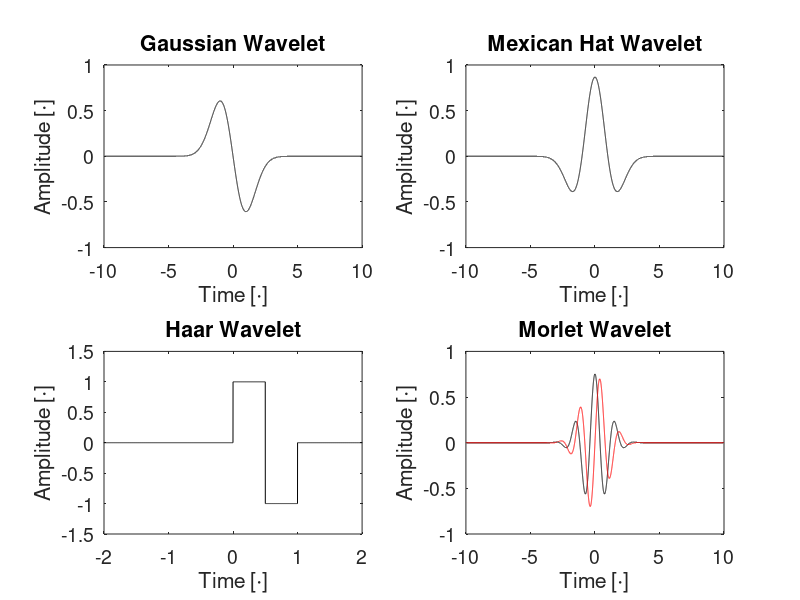
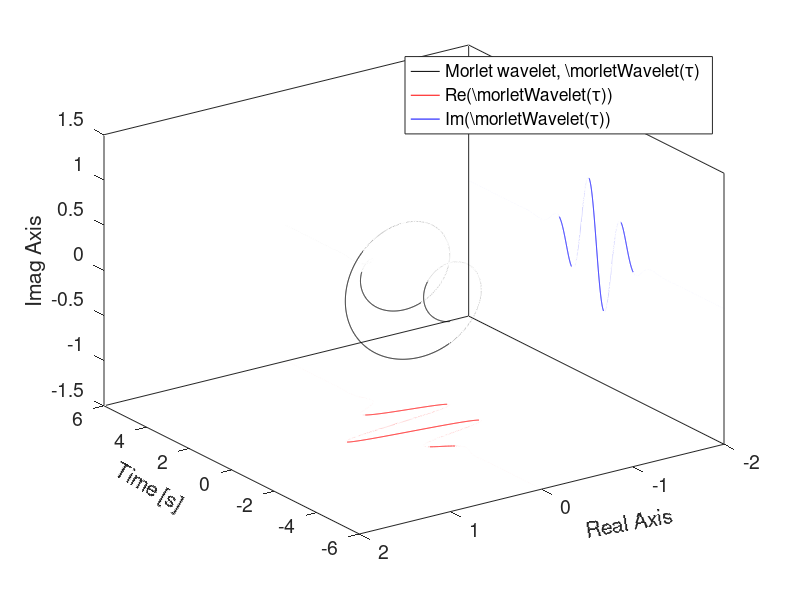
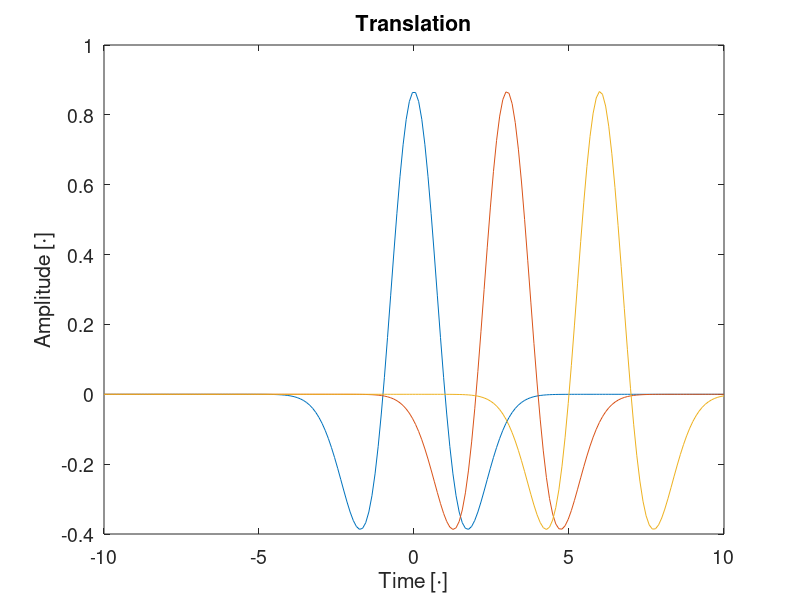
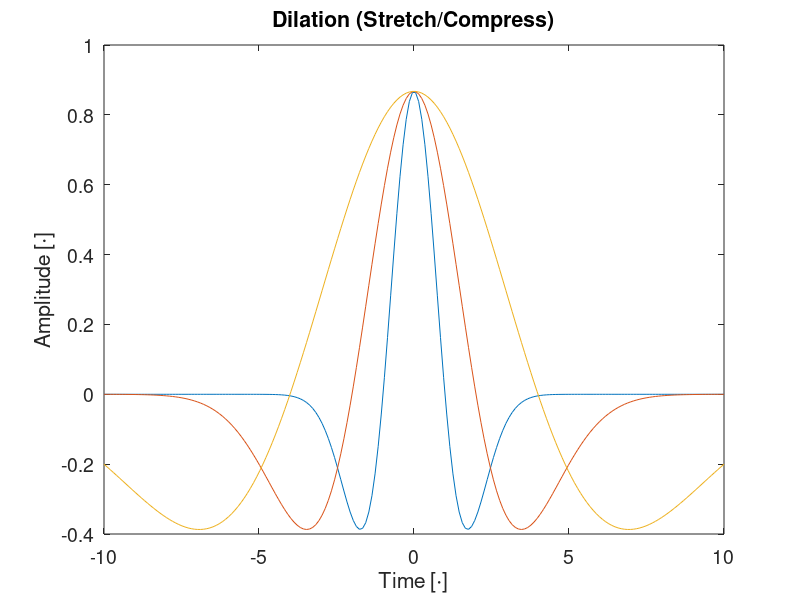

These figures' MATLAB source, in order:


clc,clear,close all

t = -10:1e-3:10;

gaussianWavelet = -t.*exp(-t.^2./2);

mexicanHatWavelet = (2/(sqrt(3)*pi^0.25))*exp(-t.^2/2).*(1-t.^2);

haarWavelet = 0*t;
haarWavelet(sum(t <= 0):sum(t<1/2)) = 1;
haarWavelet(sum(t <= 1/2):sum(t<1)) = -1;

omega0 = 4; % Central frequency of the Morlet wavelet in rad/s
morletWavelet = 1/(pi^(1/4))*exp(1i*omega0*t).*exp(-t.^2/2);


figure
subplot(2,2,1)
plot(t,gaussianWavelet,'k')
ylim([-1 1])
xlabel('Time [\cdot]'); ylabel('Amplitude [\cdot]')
title('Gaussian Wavelet'); set(gca,'fontsize',14)

subplot(2,2,2)
plot(t,mexicanHatWavelet,'k')
ylim([-1 1])
xlabel('Time [\cdot]'); ylabel('Amplitude [\cdot]')
title('Mexican Hat Wavelet'); set(gca,'fontsize',14)

subplot(2,2,3)
plot(t,haarWavelet,'k')
xlim([-2 2]); ylim([-1.5 1.5])
xlabel('Time [\cdot]'); ylabel('Amplitude [\cdot]')
title('Haar Wavelet'); set(gca,'fontsize',14)

subplot(2,2,4)
plot(t,real(morletWavelet),'k',t,imag(morletWavelet),'r')
ylim([-1 1])
xlabel('Time [\cdot]'); ylabel('Amplitude [\cdot]')
title('Morlet Wavelet'); set(gca,'fontsize',14)
set(gcf,"Renderer","painters")

%% Plot Morlet in Complex Plane
figure
plot3(t, real(morletWavelet), imag(morletWavelet),'k', 'LineWidth',0.5)
hold on
plot3(t, real(morletWavelet), zeros(size(t))-1.5,'r')
plot3(t, zeros(size(t))-2, imag(morletWavelet),'b')
box on
axis([-6  6    -2  2    -1.5  1.5])
view([-125  30])
xlabel('Time [s]', 'Rotation',-30)
ylabel('Real Axis', 'Rotation',10)
zlabel('Imag Axis')
legend('Morlet wavelet, \morletWavelet(\tau)',...
    'Re(\morletWavelet(\tau))','Im(\morletWavelet(\tau))')
set(gca,'fontsize',14)


%% Plot Dilation and Translation

clc,clear,close all

t = linspace(-10,10,200);
a = 1; tau = [0 3 6]';
in1 = (t-tau)/a;
mexicanHatWavelet1 = (2/(sqrt(3)*pi^0.25))*exp(-in1.^2/2).*(1-in1.^2);

a = [1 2 4]'; tau = 0;
in2 = (t-tau)./a;
mexicanHatWavelet2 = (2/(sqrt(3)*pi^0.25))*exp(-in2.^2/2).*(1-in2.^2);


figure
% S1 = subplot(2,2,1);
plot(t,mexicanHatWavelet1)
xlabel('Time [\cdot]'); ylabel('Amplitude [\cdot]')
title('Translation'); set(gca,'fontsize',14)
% S1.Position(2) = 0.6;
% S1.Position(3) = S1.Position(3)*2;
% S1.Position(4) = 0.9*S1.Position(4);

% S2 = subplot(2,2,3);
figure
plot(t,mexicanHatWavelet2)
xlabel('Time [\cdot]'); ylabel('Amplitude [\cdot]')
title('Dilation (Stretch/Compress)'); set(gca,'fontsize',14)
% S2.Position
% S2.Position(3) = S2.Position(3)*2;
% S2.Position(4) = 0.9*S2.Position(4);


%% 
